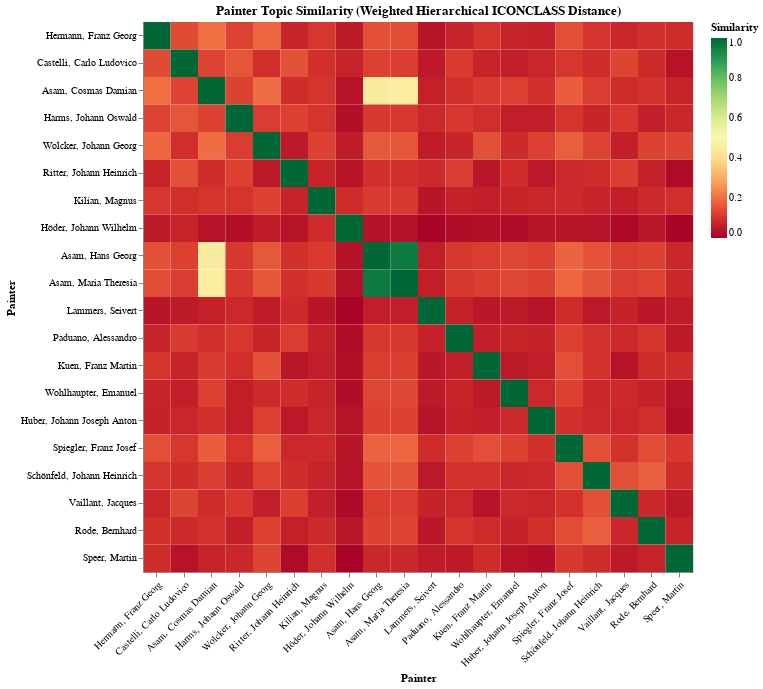

Notebook cell for this chart:
### Code cell
# =============================================================================
# CELL 13g: Painter Similarity Analysis (Hierarchical ICONCLASS Distance)
# =============================================================================
# Compute distance using FULL ICONCLASS hierarchy with weighted prefix matching
# 
# Key insight: Two painters who both depict "92D15" (Apollo with lyre) are MORE
# similar than two who share only "9" (both mythology) 

import numpy as np

print("🔗 PAINTER SIMILARITY ANALYSIS (Full Hierarchical Distance)")
print("=" * 70)

# =============================================================================
# Hierarchical Jaccard Similarity with Depth Weighting
# =============================================================================
def hierarchical_similarity(codes1, codes2, max_weight_depth=8):
    """
    Compute similarity between two sets of ICONCLASS codes using hierarchical prefix matching.
    
    For each pair of codes, similarity is based on the longest common prefix.
    Deeper shared prefixes indicate higher similarity.
    
    Returns a value between 0 (no overlap) and 1 (identical code sets).
    """
    if not codes1 or not codes2:
        return 0.0
    
    # Get all prefixes from both code sets (with counts)
    prefixes1 = Counter()
    prefixes2 = Counter()
    
    for code, count in codes1.items():
        for i, prefix in enumerate(get_all_prefixes(code)[:max_weight_depth]):
            depth_weight = (i + 1) ** 2  # Quadratic depth weighting
            prefixes1[prefix] += count * depth_weight
    
    for code, count in codes2.items():
        for i, prefix in enumerate(get_all_prefixes(code)[:max_weight_depth]):
            depth_weight = (i + 1) ** 2
            prefixes2[prefix] += count * depth_weight
    
    # Compute weighted Jaccard-like similarity
    all_prefixes = set(prefixes1.keys()) | set(prefixes2.keys())
    
    intersection_sum = 0
    union_sum = 0
    
    for prefix in all_prefixes:
        v1 = prefixes1.get(prefix, 0)
        v2 = prefixes2.get(prefix, 0)
        intersection_sum += min(v1, v2)
        union_sum += max(v1, v2)
    
    return intersection_sum / union_sum if union_sum > 0 else 0.0

# Compute pairwise hierarchical similarity for top painters
top_n_sim = 20
top_painters_sim = painter_profiles.head(top_n_sim)['painter'].to_list()

print(f"Computing hierarchical similarity for top {top_n_sim} painters...")
print(f"Painters: {top_painters_sim}")

# Build similarity matrix
hierarchical_sim_matrix = np.zeros((top_n_sim, top_n_sim))

for i, p1 in enumerate(top_painters_sim):
    for j, p2 in enumerate(top_painters_sim):
        if i == j:
            hierarchical_sim_matrix[i, j] = 1.0
        elif j > i:
            sim = hierarchical_similarity(
                painter_code_vectors.get(p1, {}),
                painter_code_vectors.get(p2, {})
            )
            hierarchical_sim_matrix[i, j] = sim
            hierarchical_sim_matrix[j, i] = sim

print("✅ Similarity matrix computed!")

# Prepare data for heatmap
sim_data = []
for i, p1 in enumerate(top_painters_sim):
    for j, p2 in enumerate(top_painters_sim):
        sim_data.append({
            'painter_1': p1,
            'painter_2': p2,
            'similarity': float(hierarchical_sim_matrix[i, j])  # Ensure it's a Python float
        })

sim_df = pl.DataFrame(sim_data).to_pandas()

# Debug: Check data types
print(f"\nDataFrame dtypes:\n{sim_df.dtypes}")
print(f"\nSample data:\n{sim_df.head()}")

# Create similarity heatmap - using simplest possible encoding
similarity_heatmap = alt.Chart(sim_df).mark_rect().encode(
    x=alt.X('painter_1:N', title='Painter', sort=top_painters_sim,
            axis=alt.Axis(labelAngle=-45, labelLimit=150)),
    y=alt.Y('painter_2:N', title='Painter', sort=top_painters_sim,
            axis=alt.Axis(labelLimit=150)),
    color=alt.Color('similarity:Q', 
                   scale=alt.Scale(scheme='redyellowgreen', domain=[0, 1]),
                   title='Similarity')
).properties(
    title='Painter Topic Similarity (Weighted Hierarchical ICONCLASS Distance)',
    width=550,
    height=550
)

ipython_display(similarity_heatmap)

# Find most similar and most different pairs
sim_pairs = []
for i in range(len(top_painters_sim)):
    for j in range(i+1, len(top_painters_sim)):
        sim_pairs.append({
            'painter_1': top_painters_sim[i],
            'painter_2': top_painters_sim[j],
            'similarity': hierarchical_sim_matrix[i, j]
        })

sim_pairs_df = pl.DataFrame(sim_pairs).sort('similarity', descending=True)

print("\n🔗 Most Similar Painter Pairs (by full ICONCLASS hierarchy):")
print("="*70)
for row in sim_pairs_df.head(5).iter_rows(named=True):
    # Find shared codes
    codes1 = set(painter_code_vectors.get(row['painter_1'], {}).keys())
    codes2 = set(painter_code_vectors.get(row['painter_2'], {}).keys())
    shared = len(codes1 & codes2)
    print(f"  {row['painter_1'][:25]:<28} ↔ {row['painter_2'][:25]:<28}")
    print(f"      Similarity: {row['similarity']:.3f} | Shared codes: {shared}")

print("\n🔀 Most Different Painter Pairs:")
print("="*70)
for row in sim_pairs_df.tail(5).iter_rows(named=True):
    codes1 = set(painter_code_vectors.get(row['painter_1'], {}).keys())
    codes2 = set(painter_code_vectors.get(row['painter_2'], {}).keys())
    shared = len(codes1 & codes2)
    print(f"  {row['painter_1'][:25]:<28} ↔ {row['painter_2'][:25]:<28}")
    print(f"      Similarity: {row['similarity']:.3f} | Shared codes: {shared}")

### Figure 1 — Vega-Lite specification as saved in the notebook (floating-point values rounded to 4 significant figures; data arrays with more than 128 entries replaced by an {"elided": "..."} marker saying what was removed)
{"config": {"view": {"continuousWidth": 300, "continuousHeight": 300}}, "data": {"name": "data-91fad242047ec6e03eec933ca110f5cb"}, "mark": {"type": "rect"}, "encoding": {"color": {"field": "similarity", "scale": {"domain": [0, 1], "scheme": "redyellowgreen"}, "title": "Similarity", "type": "quantitative"}, "x": {"axis": {"labelAngle": -45, "labelLimit": 150}, "field": "painter_1", "sort": ["Hermann, Franz Georg", "Castelli, Carlo Ludovico", "Asam, Cosmas Damian", "Harms, Johann Oswald", "Wolcker, Johann Georg", "Ritter, Johann Heinrich", "Kilian, Magnus", "Höder, Johann Wilhelm", "Asam, Hans Georg", "Asam, Maria Theresia", "Lammers, Seivert", "Paduano, Alessandro", "Kuen, Franz Martin", "Wohlhaupter, Emanuel", "Huber, Johann Joseph Anton", "Spiegler, Franz Josef", "Schönfeld, Johann Heinrich", "Vaillant, Jacques", "Rode, Bernhard", "Speer, Martin"], "title": "Painter", "type": "nominal"}, "y": {"axis": {"labelLimit": 150}, "field": "painter_2", "sort": ["Hermann, Franz Georg", "Castelli, Carlo Ludovico", "Asam, Cosmas Damian", "Harms, Johann Oswald", "Wolcker, Johann Georg", "Ritter, Johann Heinrich", "Kilian, Magnus", "Höder, Johann Wilhelm", "Asam, Hans Georg", "Asam, Maria Theresia", "Lammers, Seivert", "Paduano, Alessandro", "Kuen, Franz Martin", "Wohlhaupter, Emanuel", "Huber, Johann Joseph Anton", "Spiegler, Franz Josef", "Schönfeld, Johann Heinrich", "Vaillant, Jacques", "Rode, Bernhard", "Speer, Martin"], "title": "Painter", "type": "nominal"}}, "height": 550, "title": "Painter Topic Similarity (Weighted Hierarchical ICONCLASS Distance)", "width": 550, "$schema": "https://vega.github.io/schema/vega-lite/v6.1.0.json", "datasets": {"data-91fad242047ec6e03eec933ca110f5cb": {"elided": "400 records"}}}
